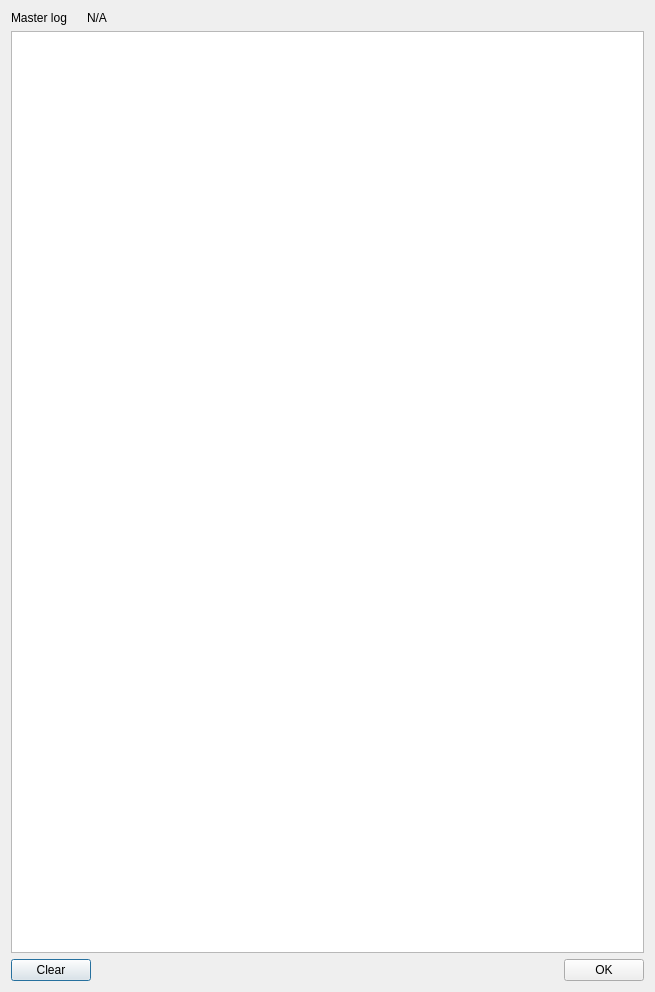
<?xml version="1.0" encoding="UTF-8"?>
<ui version="4.0">
 <class>Dialog</class>
 <widget class="QDialog" name="Dialog">
  <property name="geometry">
   <rect>
    <x>0</x>
    <y>0</y>
    <width>655</width>
    <height>992</height>
   </rect>
  </property>
  <property name="windowTitle">
   <string>Dialog</string>
  </property>
  <layout class="QVBoxLayout" name="verticalLayout">
   <item>
    <layout class="QHBoxLayout" name="horizontalLayout">
     <item>
      <widget class="QLabel" name="label">
       <property name="maximumSize">
        <size>
         <width>70</width>
         <height>16777215</height>
        </size>
       </property>
       <property name="text">
        <string>Master log</string>
       </property>
      </widget>
     </item>
     <item>
      <widget class="QLabel" name="file_label">
       <property name="text">
        <string>N/A</string>
       </property>
      </widget>
     </item>
    </layout>
   </item>
   <item>
    <widget class="QTextEdit" name="log_textEdit"/>
   </item>
   <item>
    <layout class="QHBoxLayout" name="horizontalLayout_2">
     <item>
      <widget class="QPushButton" name="clear_pushButton">
       <property name="text">
        <string>Clear</string>
       </property>
      </widget>
     </item>
     <item>
      <spacer name="horizontalSpacer">
       <property name="orientation">
        <enum>Qt::Horizontal</enum>
       </property>
       <property name="sizeHint" stdset="0">
        <size>
         <width>40</width>
         <height>20</height>
        </size>
       </property>
      </spacer>
     </item>
     <item>
      <widget class="QPushButton" name="pushButton">
       <property name="text">
        <string>OK</string>
       </property>
      </widget>
     </item>
    </layout>
   </item>
  </layout>
 </widget>
 <resources/>
 <connections>
  <connection>
   <sender>pushButton</sender>
   <signal>clicked()</signal>
   <receiver>Dialog</receiver>
   <slot>ok_pushed()</slot>
   <hints>
    <hint type="sourcelabel">
     <x>595</x>
     <y>961</y>
    </hint>
    <hint type="destinationlabel">
     <x>425</x>
     <y>951</y>
    </hint>
   </hints>
  </connection>
  <connection>
   <sender>clear_pushButton</sender>
   <signal>clicked()</signal>
   <receiver>Dialog</receiver>
   <slot>clear_pushed()</slot>
   <hints>
    <hint type="sourcelabel">
     <x>53</x>
     <y>964</y>
    </hint>
    <hint type="destinationlabel">
     <x>180</x>
     <y>952</y>
    </hint>
   </hints>
  </connection>
 </connections>
 <slots>
  <slot>ok_pushed()</slot>
  <slot>clear_pushed()</slot>
 </slots>
</ui>
